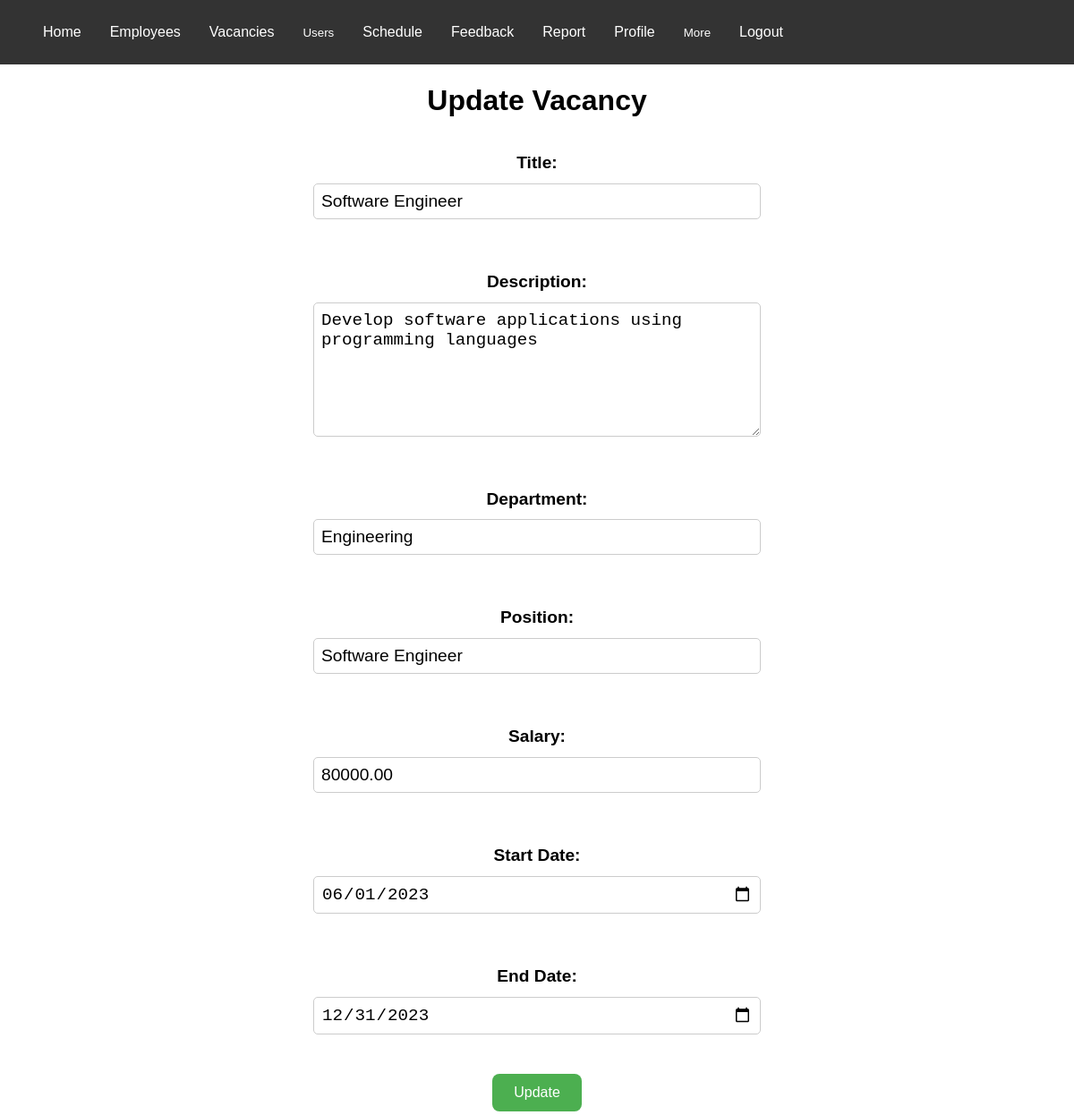
/admin/update_vacancy.php?id=1, run on the app's committed database.
### tables this page shows
CREATE TABLE `vacancies` (
  `id` int(11) NOT NULL,
  `title` varchar(100) NOT NULL,
  `description` text DEFAULT NULL,
  `department` varchar(50) NOT NULL,
  `position` varchar(50) NOT NULL,
  `salary` decimal(10,2) NOT NULL,
  `start_date` date NOT NULL,
  `end_date` date NOT NULL
);

### admin/update_vacancy.php (the view, shortened to what this page needs)
<?php
$host = 'localhost';
$user = 'root';
$password = '';
$dbname = 'hrms';
$conn = mysqli_connect($host, $user, $password, $dbname);
if ($_SERVER['REQUEST_METHOD'] === 'POST') {
    $id = $_POST['id'];
    $title = $_POST['title'];
    $description = $_POST['description'];
    $department = $_POST['department'];
    $position = $_POST['position'];
    $salary = $_POST['salary'];
    $start_date = $_POST['start_date'];
    $end_date = $_POST['end_date'];
    $sql = "UPDATE vacancies SET title='$title', description='$description', department='$department', position='$position', salary='$salary', start_date='$start_date', end_date='$end_date' WHERE id='$id'";
    if (mysqli_query($conn, $sql)) {
        header("Location: vacancies.php");
        exit();
    } else {
        echo "Error updating record: " . mysqli_error($conn);
    }
} else {
    $id = $_GET['id'];
    $sql = "SELECT * FROM vacancies WHERE id='$id'";
    $result = mysqli_query($conn, $sql);
    if (mysqli_num_rows($result) > 0) {
        $row = mysqli_fetch_assoc($result);
        $title = $row['title'];
        $description = $row['description'];
        $department = $row['department'];
        $position = $row['position'];
        $salary = $row['salary'];
        $start_date = $row['start_date'];
        $end_date = $row['end_date'];
    } else {
        echo "No vacancy found with ID $id";
        exit();
    }
}
?>
<!DOCTYPE html>
<html>
<head>
    <link rel="stylesheet" type="text/css" href="css/update.css">
</head>
<body>
    <h1>Update Vacancy</h1>
    <form name="updateForm" method="post" action="<?php echo htmlspecialchars($_SERVER["PHP_SELF"]);?>" onsubmit="return validateForm()">
        <label>Title:</label>
        <input type="text" name="title" value="<?php echo $title; ?>" required>
        <br>
        <label>Description:</label>
        <textarea name="description"><?php echo $description; ?></textarea>
        <br>
        <label>Department:</label>
        <input type="text" name="department" value="<?php echo $department; ?>" required>
        <br>
        <label>Position:</label>
        <input type="text" name="position" value="<?php echo $position; ?>" required>
        <br>
        <label>Salary:</label>
        <input type="text" name="salary" value="<?php echo $salary; ?>" required>
        <br>
        <label>Start Date:</label>
        <input type="date" name="start_date" value="<?php echo $start_date; ?>" required>
        <br>
        <label>End Date:</label>
        <input type="date" name="end_date" value="<?php echo $end_date; ?>" required>
        <br>
        <input type="submit" value="Update">
    </form>
</body>
</html>

### admin/css/update.css (style rules this page uses)
body { font-family: Arial, sans-serif; margin: 0; padding: 0; }
h1 { font-size: 2rem; text-align: center; margin: 1rem 0; }
input[type="submit"] { background-color: #4CAF50; border: none; color: white; padding: 12px 24px; text-align: center; text-decoration: none; display: inline-block; font-size: 16px; margin: 4px 2px; cursor: pointer; border-radius: 8px; }
form { width: 80%; margin: 0 auto; display: flex; flex-direction: column; align-items: center; justify-content: center; }
form label { font-size: 1.2rem; font-weight: bold; margin-top: 1rem; margin-bottom: 0.5rem; }
form input[type="text"], form input[type="number"], form textarea, form select, form input[type="date"] { padding: 0.5rem; border: 1px solid #ccc; border-radius: 5px; width: 100%; max-width: 500px; font-size: 1.2rem; margin-bottom: 1rem; }
form textarea { height: 150px; resize: vertical; }

### admin/update_vacancy.php (style rules this page uses)
input[type="submit"] { background-color: #4CAF50; border: none; color: white; padding: 12px 24px; text-align: center; text-decoration: none; display: inline-block; font-size: 16px; margin: 4px 2px; cursor: pointer; border-radius: 8px; }

### data on the page
vacancies: title "Software Engineer", description "Develop software applications using programming languages", department "Engineering", position "Software Engineer", salary "80000.00", start_date "06/01/2023", end_date "12/31/2023"
